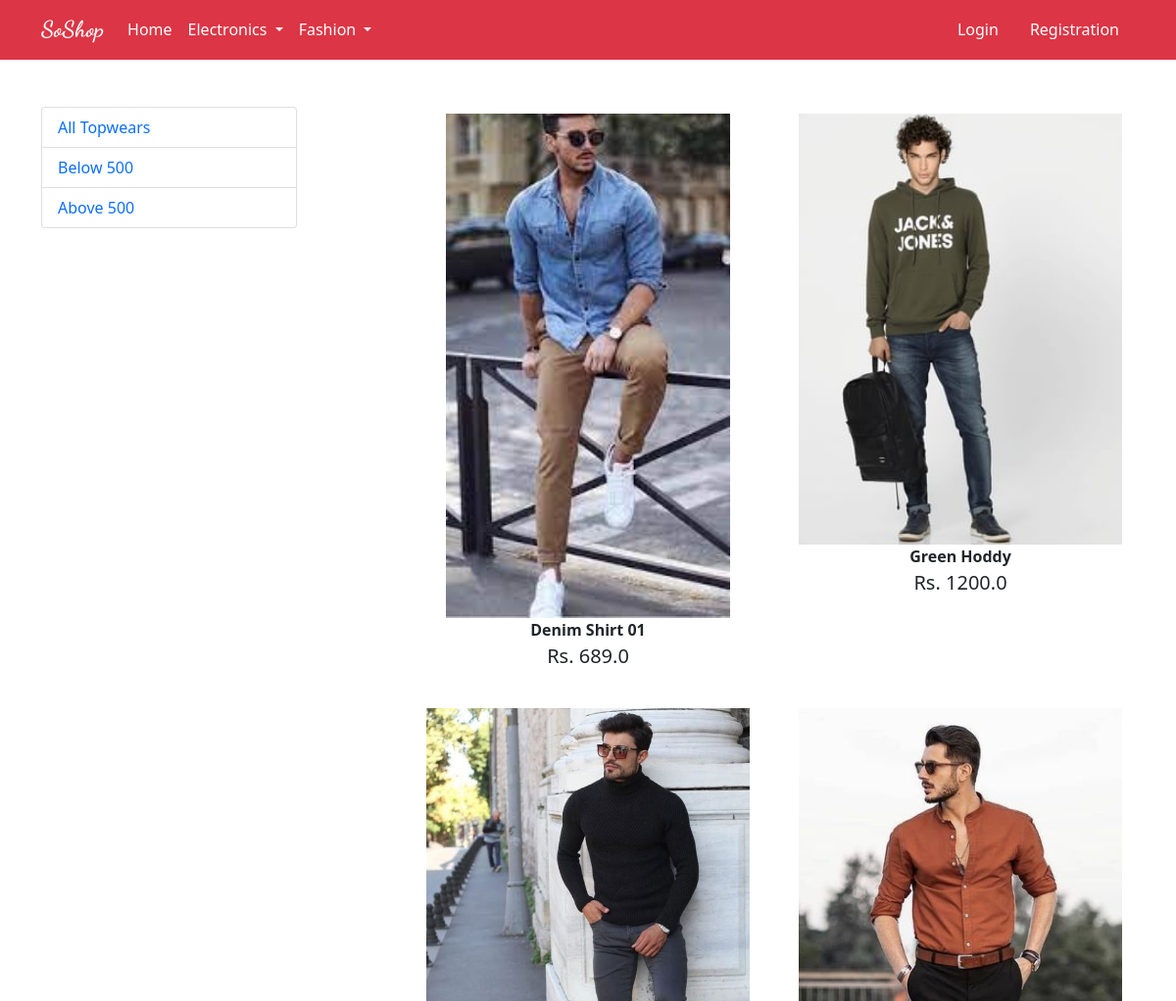
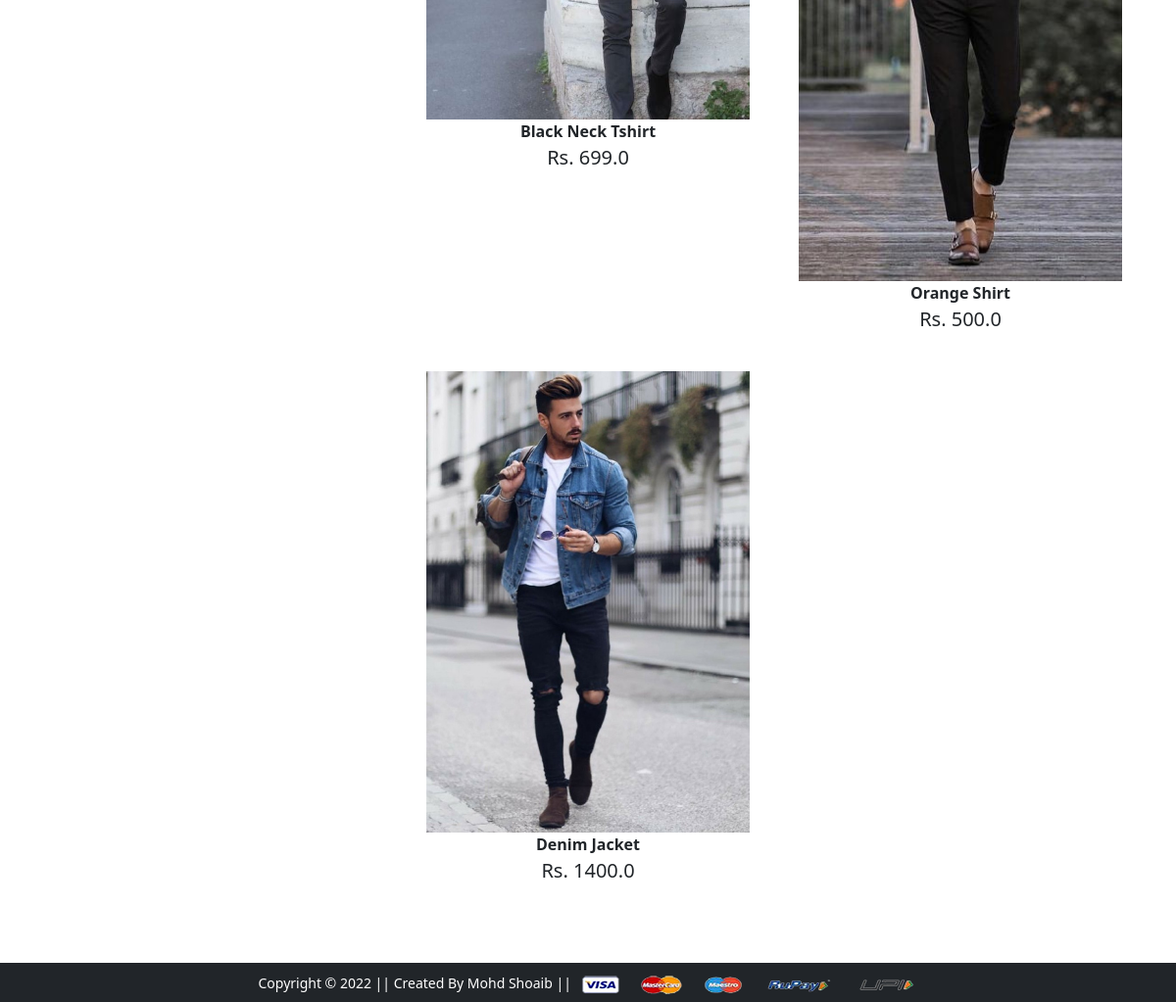
Screenshot of /topwear/ with the database file from the repository (2 pictures, top to bottom).
### app/models.py (models this page shows)
class Product(models.Model):
    title = models.CharField(max_length=100)
    selling_price = models.FloatField()
    discounted_price = models.FloatField()
    description = models.TextField()
    brand = models.CharField(max_length=100)
    category = models.CharField(max_length=2,choices=CATEGORY_CHOICES)
    product_image = models.ImageField(upload_to='productimg',)
    slug = AutoSlugField(populate_from="title",unique=True,null=True,default=None)

### app/views.py (the view)
# urls.py: path('topwear/', views.topwear, name='topwear'),
def topwear(request,data=None):
    if data==None:
        topwears = Product.objects.filter(category='TW')
    elif data=='below':
        topwears =Product.objects.filter(category='TW').filter(discounted_price__lt=500)
    elif data=='above':
        topwears =Product.objects.filter(category='TW').filter(discounted_price__gt=500)
    return render(request, 'app/topwear.html',{'topwears':topwears})

### templates/app/topwear.html (shortened to what this page needs)
{% extends 'app/base.html' %}
{% load static %}
{% block main-content %}
<div class="container my-5">
 <div class="row">
  <div class="col-sm-3">
    <ul class="list-group">
        <a href="{% url 'topwear' %}" class="list-group-item">All Topwears</a>
        <a href="{% url 'topwearslug' 'below' %}" class="list-group-item">Below 500</a>
        <a href="{% url 'topwearslug' 'above' %}" class="list-group-item">Above 500</a>
      </ul>
  </div>
  <div class="col-sm-8 offset-sm-1">
   <div class="row">
{% for t in topwears %}
  <div class="col-sm-6 text-center mb-4">
   <a href="/product-detail/{{t.id}}" class="btn">
   <div class="item"><img src="{{t.product_image.url}}" class="img-fluid w-100" height="200px">
    <span class="fw-bold">{{t.title}}</span><br>
    <span class="fs-5">Rs. {{t.discounted_price}}</span>
   </div>
   </a>
    </div>
{% endfor %}
   </div>
  </div>
 </div>
</div>
{% endblock main-content %}

### rows the page displays
Product: product_image (picture), title "Denim Shirt 01", discounted_price "689.0"
Product: product_image (picture), title "Green Hoddy", discounted_price "1200.0"
Product: product_image (picture), title "Black Neck Tshirt", discounted_price "699.0"
Product: product_image (picture), title "Orange Shirt", discounted_price "500.0"
Product: product_image (picture), title "Denim Jacket", discounted_price "1400.0"
